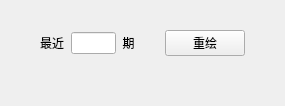
             <widget class="QWidget" name="calcSpanPieChartTab">
              <attribute name="title">
               <string>扇形图</string>
              </attribute>
              <layout class="QVBoxLayout" name="calcSpanPieChartTabLayout">
               <property name="spacing">
                <number>0</number>
               </property>
               <property name="leftMargin">
                <number>0</number>
               </property>
               <property name="topMargin">
                <number>0</number>
               </property>
               <property name="rightMargin">
                <number>0</number>
               </property>
               <property name="bottomMargin">
                <number>0</number>
               </property>
               <item>
                <layout class="QHBoxLayout" name="horizontalLayout_39">
                 <property name="topMargin">
                  <number>30</number>
                 </property>
                 <property name="bottomMargin">
                  <number>50</number>
                 </property>
                 <item>
                  <spacer name="horizontalSpacer_58">
                   <property name="orientation">
                    <enum>Qt::Horizontal</enum>
                   </property>
                   <property name="sizeHint" stdset="0">
                    <size>
                     <width>40</width>
                     <height>20</height>
                    </size>
                   </property>
                  </spacer>
                 </item>
                 <item>
                  <widget class="QLabel" name="label_71">
                   <property name="sizePolicy">
                    <sizepolicy hsizetype="Minimum" vsizetype="Fixed">
                     <horstretch>0</horstretch>
                     <verstretch>0</verstretch>
                    </sizepolicy>
                   </property>
                   <property name="text">
                    <string>最近  </string>
                   </property>
                  </widget>
                 </item>
                 <item>
                  <widget class="QLineEdit" name="calcSpanPieChartLimit">
                   <property name="sizePolicy">
                    <sizepolicy hsizetype="Fixed" vsizetype="Fixed">
                     <horstretch>0</horstretch>
                     <verstretch>0</verstretch>
                    </sizepolicy>
                   </property>
                   <property name="maximumSize">
                    <size>
                     <width>45</width>
                     <height>16777215</height>
                    </size>
                   </property>
                  </widget>
                 </item>
                 <item>
                  <widget class="QLabel" name="label_72">
                   <property name="sizePolicy">
                    <sizepolicy hsizetype="Minimum" vsizetype="Fixed">
                     <horstretch>0</horstretch>
                     <verstretch>0</verstretch>
                    </sizepolicy>
                   </property>
                   <property name="text">
                    <string>  期</string>
                   </property>
                  </widget>
                 </item>
                 <item>
                  <spacer name="horizontalSpacer_59">
                   <property name="orientation">
                    <enum>Qt::Horizontal</enum>
                   </property>
                   <property name="sizeType">
                    <enum>QSizePolicy::Fixed</enum>
                   </property>
                   <property name="sizeHint" stdset="0">
                    <size>
                     <width>30</width>
                     <height>20</height>
                    </size>
                   </property>
                  </spacer>
                 </item>
                 <item>
                  <widget class="QPushButton" name="repaintCalcSpanPieChartButton">
                   <property name="text">
                    <string>重绘</string>
                   </property>
                  </widget>
                 </item>
                 <item>
                  <spacer name="horizontalSpacer_60">
                   <property name="orientation">
                    <enum>Qt::Horizontal</enum>
                   </property>
                   <property name="sizeHint" stdset="0">
                    <size>
                     <width>40</width>
                     <height>20</height>
                    </size>
                   </property>
                  </spacer>
                 </item>
                </layout>
               </item>
              </layout>
             </widget>
